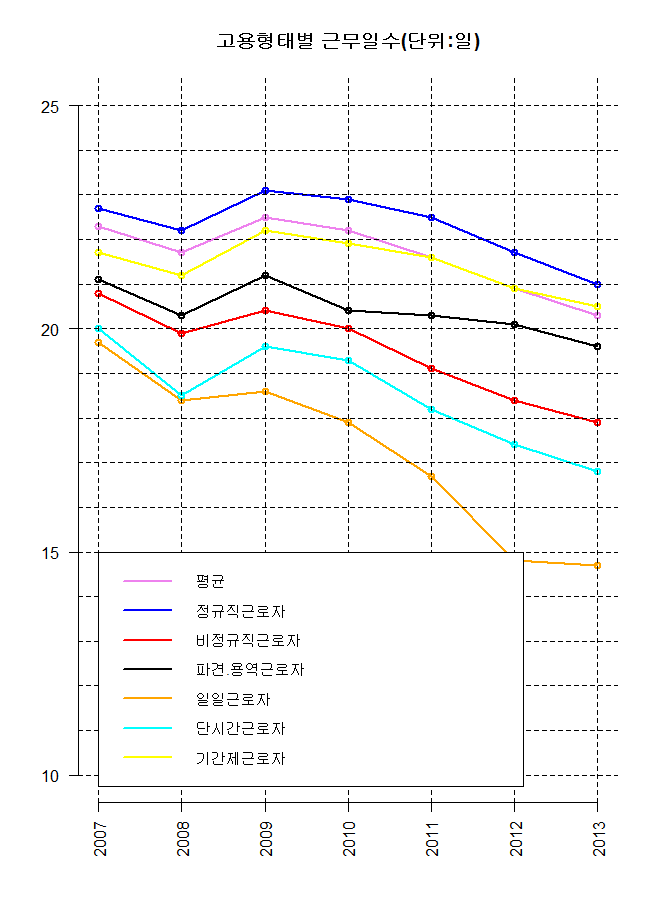

The R source for this figure:
install.packages("ggplot2")
library(ggplot2)
library(reshape2)

setwd("D:/workspace/R_Data_Analysis/Part2/Stage3/EX")

goyong_day <- read.csv("고용형태별_취업자현황_근무일수.csv",sep=",",stringsAsFactors = FALSE)

colname <- goyong_day$년도

v1 <- goyong_day[,2]
v2 <- goyong_day[,3]
v3 <- goyong_day[,4]
v4 <- goyong_day[,5]
v5 <- goyong_day[,6]
v6 <- goyong_day[,7]
v7 <- goyong_day[,8]

plot(v1,xlab="",ylab="",ylim=c(10,25),axes=FALSE,col="violet",type="o",lwd=2,main="고용형태별 근무일수(단위:일)")

axis(1,at=1:7,label=colname,las=2)
axis(2,las=1)

lines(v2 ,col="blue",type="o",lwd=2)
lines(v3 ,col="red",type="o",lwd=2)
lines(v4 ,col="black",type="o",lwd=2)
lines(v5 ,col="orange",type="o",lwd=2)
lines(v6 ,col="cyan",type="o",lwd=2)
lines(v7 ,col="yellow",type="o",lwd=2)

abline(h=seq(0,25,1),v=seq(1,7,1),lty=2,lwd=0.2)

col <- names(goyong_day[2:8])
colors <- c("violet","blue","red","black","orange","cyan","yellow")
legend(1,15,col,cex=0.8,col=colors,lty=1,lwd=2,bg="white")
